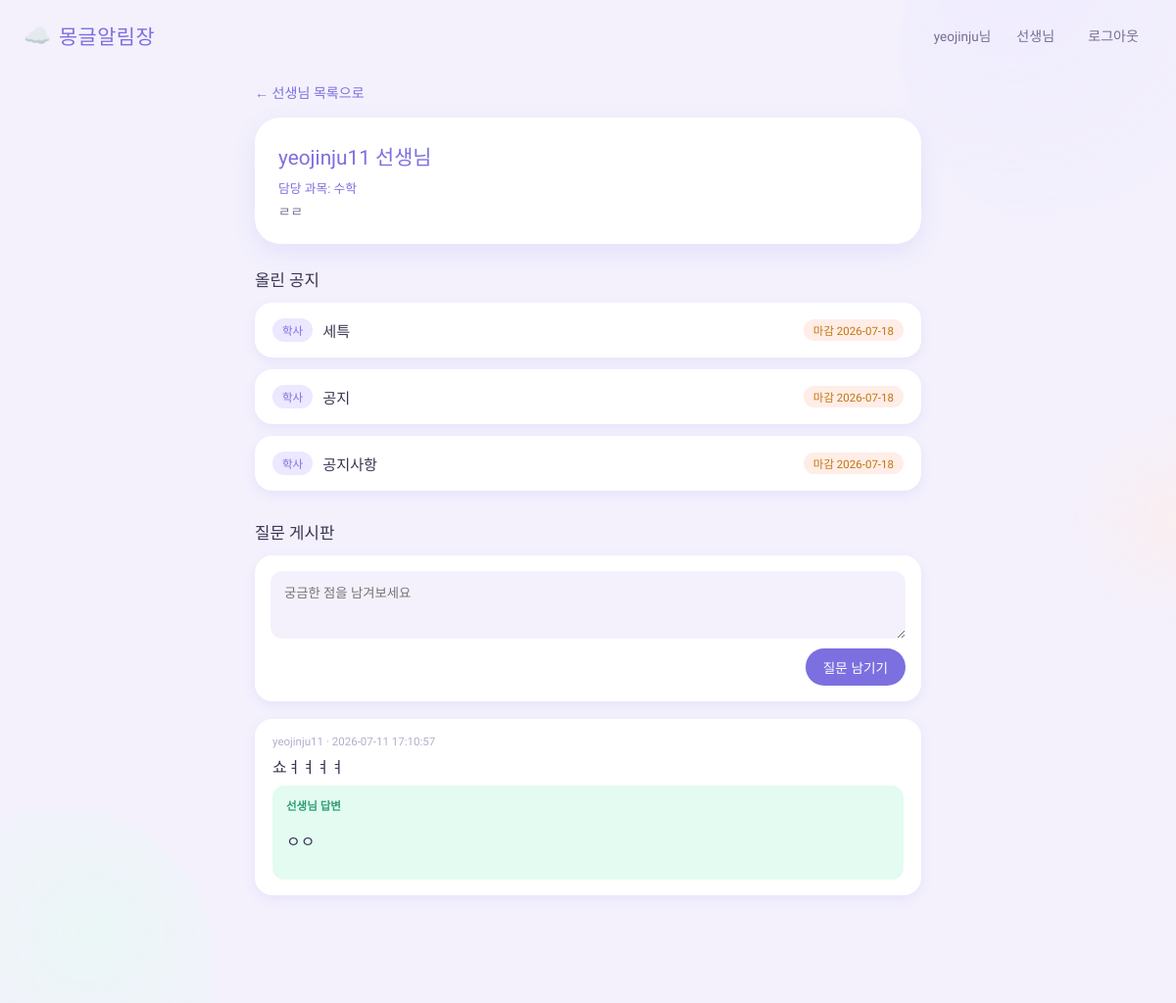
The page /teacher/3 (signed in) on the database its author committed.
### tables this page shows
CREATE TABLE users (
            id INTEGER PRIMARY KEY AUTOINCREMENT,
            username TEXT UNIQUE NOT NULL,
            password_hash TEXT NOT NULL,
            role TEXT NOT NULL DEFAULT 'student',
            subject TEXT,
            bio TEXT
        );

CREATE TABLE notices (
            id INTEGER PRIMARY KEY AUTOINCREMENT,
            title TEXT NOT NULL,
            content TEXT NOT NULL,
            category TEXT NOT NULL,
            due_date TEXT,
            author_id INTEGER,
            author_name TEXT,
            created_at TEXT DEFAULT (datetime('now', 'localtime'))
        );

CREATE TABLE questions (
            id INTEGER PRIMARY KEY AUTOINCREMENT,
            teacher_id INTEGER NOT NULL,
            student_id INTEGER,
            student_name TEXT,
            content TEXT NOT NULL,
            answer TEXT,
            created_at TEXT DEFAULT (datetime('now', 'localtime'))
        );

### app.py (the view, shortened to what this page needs)
@app.route("/teacher/<int:teacher_id>", methods=["GET", "POST"])
@login_required
def teacher_profile(teacher_id):
    conn = get_db()
    teacher = conn.execute(
        "SELECT * FROM users WHERE id = ? AND role = 'teacher'", (teacher_id,)
    ).fetchone()
    if teacher is None:
        conn.close()
        flash("존재하지 않는 선생님 페이지입니다.")
        return redirect(url_for("teacher_list"))
    notices = conn.execute(
        "SELECT * FROM notices WHERE author_id = ? ORDER BY created_at DESC",
        (teacher_id,),
    ).fetchall()
    questions = conn.execute(
        "SELECT * FROM questions WHERE teacher_id = ? ORDER BY created_at DESC",
        (teacher_id,),
    ).fetchall()
    conn.close()
    is_owner = session.get("user_id") == teacher_id
    return render_template(
        "teacher_profile.html",
        teacher=teacher,
        notices=notices,
        questions=questions,
        is_owner=is_owner,
    )

### app.py (called while the page is built)
def get_db():
    conn = sqlite3.connect(DB_PATH)
    conn.row_factory = sqlite3.Row
    return conn

def login_required(view_func):
    from functools import wraps
    @wraps(view_func)
    def wrapped(*args, **kwargs):
        if "user_id" not in session:
            flash("로그인이 필요합니다.")
            return redirect(url_for("login"))
        return view_func(*args, **kwargs)
    return wrapped

### templates/teacher_profile.html (shortened to what this page needs)
{% extends "base.html" %}
{% block content %}
    <a class="back-link" href="{{ url_for('teacher_list') }}">← 선생님 목록으로</a>
    <section class="teacher-header">
        <h1>{{ teacher['username'] }} 선생님</h1>
        {% if teacher['subject'] %}
            <p class="teacher-subject">담당 과목: {{ teacher['subject'] }}</p>
        {% endif %}
        {% if teacher['bio'] %}
            <p class="teacher-bio">{{ teacher['bio'] }}</p>
        {% endif %}
    </section>
    <section class="teacher-section">
        <h2>올린 공지</h2>
        {% if notices %}
            <ul class="notice-list">
                {% for notice in notices %}
                    <li>
                        <a href="{{ url_for('notice_detail', notice_id=notice['id']) }}">
                            <span class="category-tag">{{ notice['category'] }}</span>
                            <span class="title">{{ notice['title'] }}</span>
                            {% if notice['due_date'] %}
                                <span class="due-date">마감 {{ notice['due_date'] }}</span>
                            {% endif %}
                        </a>
                    </li>
                {% endfor %}
            </ul>
        {% else %}
            <p class="empty">아직 올린 공지가 없습니다.</p>
        {% endif %}
    </section>
    <section class="teacher-section">
        <h2>질문 게시판</h2>
        <form class="question-form" method="post" action="{{ url_for('teacher_profile', teacher_id=teacher['id']) }}">
            <textarea name="content" rows="3" placeholder="궁금한 점을 남겨보세요" required></textarea>
            <button type="submit">질문 남기기</button>
        </form>
        {% if questions %}
            <ul class="question-list">
                {% for q in questions %}
                    <li class="question-item">
                        <p class="q-meta">{{ q['student_name'] }} · {{ q['created_at'] }}</p>
                        <p class="q-content">{{ q['content'] }}</p>
                        {% if q['answer'] %}
                            <div class="q-answer">
                                <p class="q-answer-label">선생님 답변</p>
                                <p>{{ q['answer'] }}</p>
                            </div>
                        {% else %}
                            <p class="q-waiting">아직 답변이 없습니다.</p>
                        {% endif %}
                    </li>
                {% endfor %}
            </ul>
        {% else %}
            <p class="empty">아직 등록된 질문이 없습니다.</p>
        {% endif %}
    </section>
{% endblock %}

### static/style.css (style rules this page uses)
:root { --bg: #F4F1FD; --surface: #FFFFFF; --ink: #3A3552; --ink-soft: #756E93; --primary: #7C6FE0; --primary-soft: #ECE8FF; --accent-mint: #7FDBB6; --accent-mint-soft: #E3FBF1; --accent-peach: #FFB199; --accent-peach-soft: #FFEDE7; --danger: #FF8B94; --danger-soft: #FFE7E9; --radius-lg: 26px; --radius-md: 18px; --radius-sm: 12px; --shadow: 0 8px 24px rgba(124, 111, 224, 0.12); --shadow-sm: 0 4px 12px rgba(124, 111, 224, 0.10); }
* { box-sizing: border-box; }
body { margin: 0; font-family: "Gowun Dodum", "Malgun Gothic", sans-serif; background: var(--bg); color: var(--ink); position: relative; overflow-x: hidden; min-height: 100vh; }
.notice-list { list-style: none; padding: 0; margin: 0; display: flex; flex-direction: column; gap: 12px; }
.notice-list a { display: flex; align-items: center; gap: 10px; background: var(--surface); padding: 16px 18px; border-radius: var(--radius-md); text-decoration: none; color: var(--ink); box-shadow: var(--shadow-sm); transition: transform 0.12s ease, box-shadow 0.12s ease; }
.category-tag { background: var(--primary-soft); color: var(--primary); font-size: 0.72rem; padding: 4px 10px; border-radius: 999px; flex-shrink: 0; white-space: nowrap; }
.notice-list .title { flex: 1; font-size: 0.95rem; }
.due-date { font-size: 0.72rem; color: #C2760B; background: var(--accent-peach-soft); padding: 3px 10px; border-radius: 999px; flex-shrink: 0; white-space: nowrap; }
.back-link { display: inline-block; margin-bottom: 16px; color: var(--primary); text-decoration: none; font-size: 0.88rem; }
.teacher-subject { font-size: 0.8rem; color: var(--primary); }
.teacher-bio { font-size: 0.85rem; color: var(--ink-soft); }
.teacher-header { background: var(--surface); padding: 24px; border-radius: var(--radius-lg); margin-bottom: 24px; box-shadow: var(--shadow); }
.teacher-header h1 { font-family: "Jua", sans-serif; font-weight: normal; margin: 0 0 8px; font-size: 1.3rem; color: var(--primary); }
.teacher-header .teacher-subject { margin: 0 0 4px; }
.teacher-header .teacher-bio { margin: 0; }
.teacher-section { margin-bottom: 30px; }
.teacher-section h2 { font-family: "Jua", sans-serif; font-weight: normal; font-size: 1.05rem; margin-bottom: 12px; color: var(--ink); }
.question-form { display: flex; flex-direction: column; gap: 10px; margin-bottom: 18px; background: var(--surface); padding: 16px; border-radius: var(--radius-md); box-shadow: var(--shadow-sm); }
.question-form textarea, .answer-form textarea { padding: 12px 14px; border: none; background: var(--bg); border-radius: var(--radius-sm); font-family: inherit; resize: vertical; }
.question-form button, .answer-form button { align-self: flex-end; padding: 9px 18px; border: none; background: var(--primary); color: white; border-radius: 999px; cursor: pointer; font-size: 0.85rem; }
.question-list { list-style: none; padding: 0; margin: 0; display: flex; flex-direction: column; gap: 12px; }
.question-item { background: var(--surface); padding: 16px 18px; border-radius: var(--radius-md); box-shadow: var(--shadow-sm); }
.q-meta { font-size: 0.72rem; color: #B4ADCB; margin: 0 0 6px; }
.q-content { margin: 0 0 8px; }
.q-answer { background: var(--accent-mint-soft); padding: 12px 14px; border-radius: var(--radius-sm); margin-top: 8px; }
.q-answer-label { font-size: 0.72rem; color: #2F9E75; font-weight: bold; margin: 0 0 4px; }

### rows shown on the page
users: username "yeojinju11", subject "수학", bio "ㄹㄹ"
notices: category "학사", title "세특", due_date "2026-07-18"
notices: category "학사", title "공지", due_date "2026-07-18"
notices: category "학사", title "공지사항", due_date "2026-07-18"
questions: student_name "yeojinju11", created_at "2026-07-11 17:10:57", content "쇼ㅕㅕㅕㅕ", answer "ㅇㅇ"

### other values the page prints
{{ session.get('username') }} "yeojinju"
